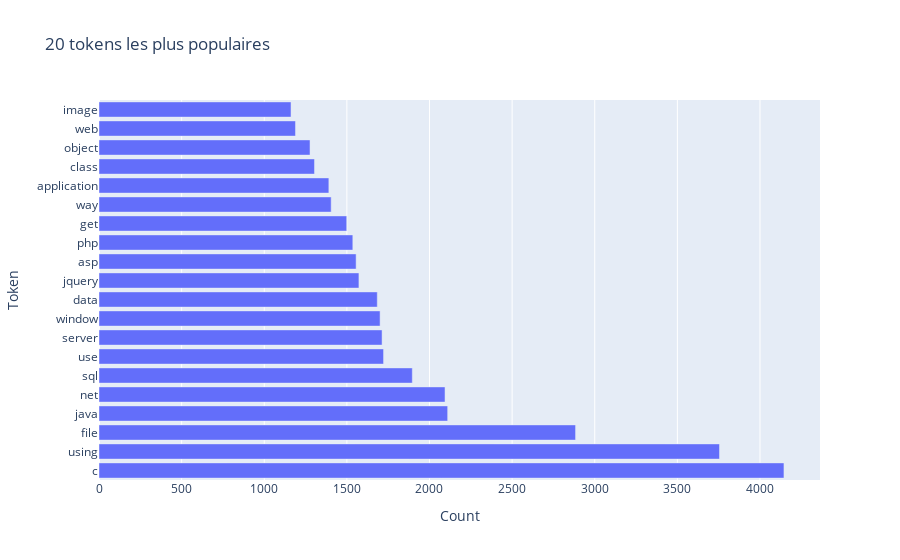

Notebook cell for this chart:
### Code cell
plot_most_popular_tokens(corpus_titles)

### Figure 1 — Plotly figure (JSON) as saved in the notebook; plotly's stock layout.template omitted (floating-point values rounded to 4 significant figures)
{"data": [{"alignmentgroup": "True", "hovertemplate": "x=%{x}<br>y=%{y}<extra></extra>", "legendgroup": "", "marker": {"color": "#636efa", "pattern": {"shape": ""}}, "name": "", "offsetgroup": "", "orientation": "h", "showlegend": false, "textposition": "auto", "type": "bar", "x": [4145, 3755, 2884, 2110, 2094, 1896, 1722, 1713, 1701, 1684, 1573, 1556, 1536, 1499, 1405, 1391, 1304, 1277, 1189, 1162], "xaxis": "x", "y": ["c", "using", "file", "java", "net", "sql", "use", "server", "window", "data", "jquery", "asp", "php", "get", "way", "application", "class", "object", "web", "image"], "yaxis": "y"}], "layout": {"barmode": "relative", "legend": {"tracegroupgap": 0}, "title": {"text": "20 tokens les plus populaires"}, "xaxis": {"anchor": "y", "domain": [0, 1], "title": {"text": "Count"}}, "yaxis": {"anchor": "x", "domain": [0, 1], "title": {"text": "Token"}}}}
